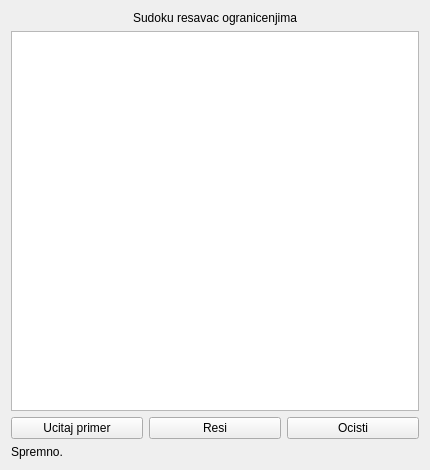
<?xml version="1.0" encoding="UTF-8"?>
<ui version="4.0">
 <class>SudokuForm</class>
 <widget class="QWidget" name="SudokuForm">
  <property name="geometry">
   <rect>
    <x>0</x>
    <y>0</y>
    <width>430</width>
    <height>470</height>
   </rect>
  </property>
  <property name="windowTitle">
   <string>Sudoku resavac</string>
  </property>
  <layout class="QVBoxLayout" name="verticalLayout">
   <item>
    <widget class="QLabel" name="labelTitle">
     <property name="text">
      <string>Sudoku resavac ogranicenjima</string>
     </property>
     <property name="alignment">
      <set>Qt::AlignCenter</set>
     </property>
    </widget>
   </item>
   <item>
    <widget class="QTableWidget" name="tableGrid"/>
   </item>
   <item>
    <layout class="QHBoxLayout" name="buttonLayout">
     <item>
      <widget class="QPushButton" name="buttonExample">
       <property name="text">
        <string>Ucitaj primer</string>
       </property>
      </widget>
     </item>
     <item>
      <widget class="QPushButton" name="buttonSolve">
       <property name="text">
        <string>Resi</string>
       </property>
      </widget>
     </item>
     <item>
      <widget class="QPushButton" name="buttonClear">
       <property name="text">
        <string>Ocisti</string>
       </property>
      </widget>
     </item>
    </layout>
   </item>
   <item>
    <widget class="QLabel" name="labelStatus">
     <property name="text">
      <string>Spremno.</string>
     </property>
    </widget>
   </item>
  </layout>
 </widget>
 <resources/>
 <connections/>
</ui>
